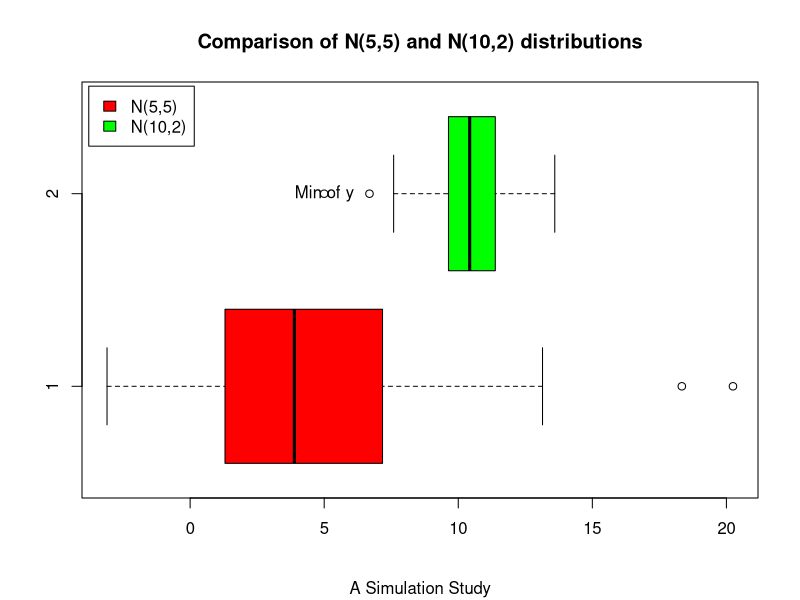
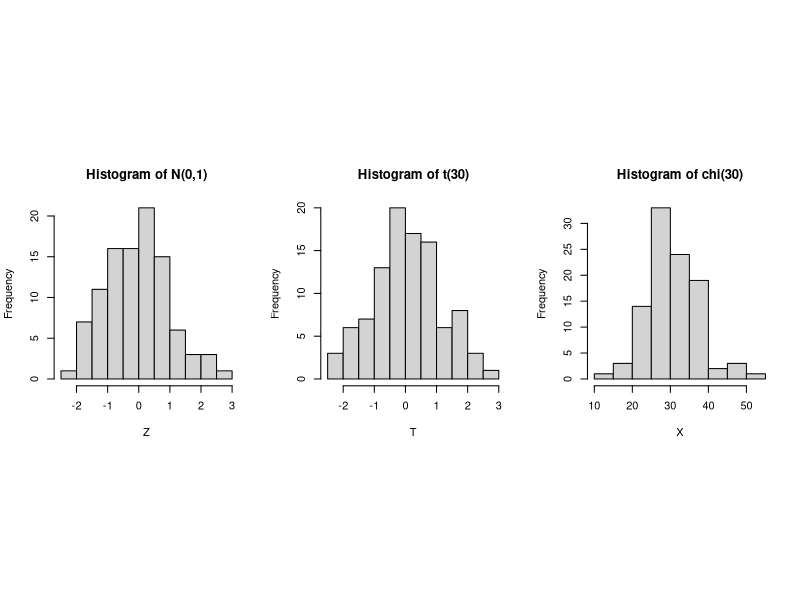
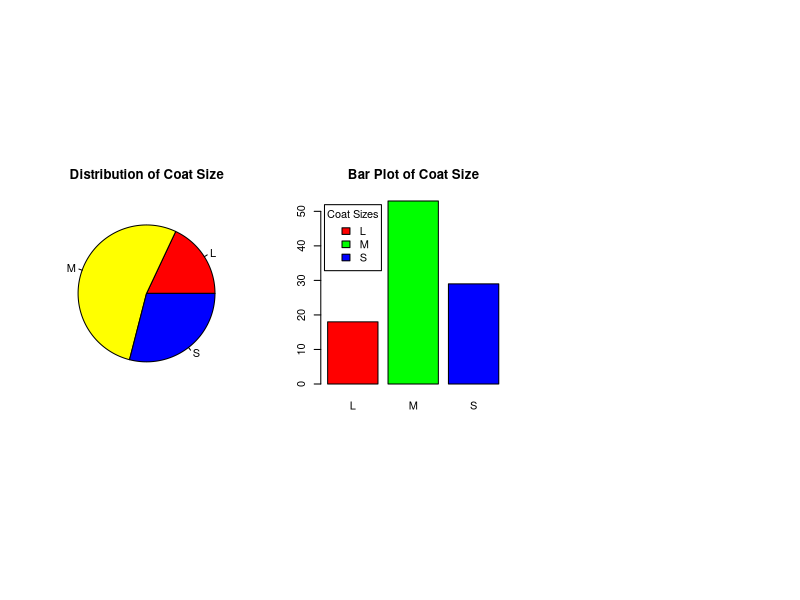

These charts were generated, in order, by the following R code:
## ---- chunk 1
knitr::opts_chunk$set(echo = TRUE)
## ---- chunk 2
x <- rnorm(50, 5, 5) #Generate 50 observations from N(5,5)
y <- rnorm(50, 10, 2) #Generate 50 observations from N(10, 2)
normal.df <- data.frame(x,y) #Create data frame with x and y
## ---- chunk 3
boxplot(normal.df$x, normal.df$y, col = c("red", "green"), horizontal = TRUE)
title(main = "Comparison of N(5,5) and N(10,2) distributions", sub = "A Simulation Study")
legend("topleft", inset = 0.01, c("N(5,5)", "N(10,2)"), fill = c("red", "green"))
text(min(normal.df$y), 2, "Min of y")
## ---- chunk 4
Z <- rnorm(100, 0, 1)
T <- rt(100, 30)
X <- rchisq(100, 30)
## ---- chunk 5
par(mfrow = c(1, 3), pty = "s") 
hist(Z, main = "Histogram of N(0,1)")
hist(T, main = "Histogram of t(30)")
hist(X, main = "Histogram of chi(30)")
## ---- chunk 6
V <- sample(c("S", "M", "L"), 100, replace = TRUE, prob = c(0.3, 0.5, 0.2))
V.tl <- table(V)
## ---- chunk 7
pie(V.tl, col = c("red", "yellow", "blue"), main = "Distribution of Coat Size")
## ---- chunk 8
barplot(V.tl, col = rainbow(3))
legend("topleft", inset = 0.02, title = "Coat Sizes", c("L", "M", "S"), fill = rainbow(3))
title(main = "Bar Plot of Coat Size")
